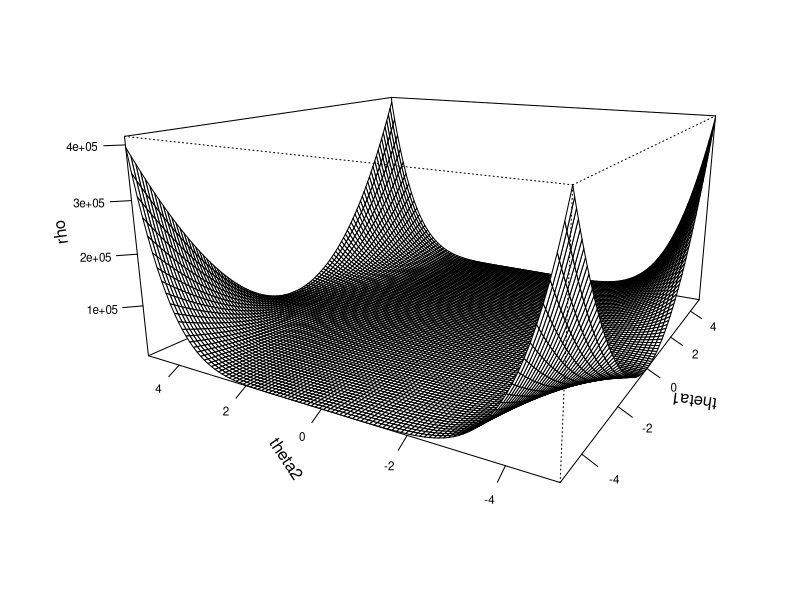

Reproduce this figure in R.
## ---- chunk 1
library(knitr)
knitr::opts_chunk$set(
  echo = TRUE,
  warning = FALSE,
  tidy = "styler"
)
## ---- chunk 2
rho <- function(theta1, theta2) {
  (1.5-theta1+theta1*theta2)^2 + (2.25 - theta1 + theta1*theta2^2)^2 + (2.625 - theta1 + theta1*theta2^3)^2
}
theta1 <- seq(-5,5,length=100)
theta2 <- seq(-5,5,length=100)
Rho <- outer(theta1,theta2,"rho")
persp(
  x = theta1, y = theta2, z = Rho,
  theta = 300, phi = 15, expand = 0.5,
  xlab = "theta1", ylab = "theta2", zlab = "rho",
  ticktype = "detailed", cex.axis = 0.7, tck = 0.7
)
## ---- chunk 3
#' Compute the weighted least-squares estimate of a polynomial-of-best-fit.
#'
#' @param y A numeric response vector of length `N`.
#' @param x A numeric covariate vector of length `N`.
#' @param wt A vector of nonnegative weights of length `N`.
#' @param p An integer specifying the degree of the polynomial to fit.
#'   See Details.
#'
#' @return A vector of length `p+1` specifying the coefficients of the
#'   polynomial-of-best-fit.  See Details.
#'
#' @details Let
#'   ```
#'   poly_p(x, theta) = theta[1] + theta[2] * x + theta[3] * x^2
#'                      + ...
#'                      + theta[p+1] * x^p.
#'   ```
#'   denote a p-degree polynomial in `x`.  Then the polynomial-of-best-fit is
#'   that for which `theta` is the solution to the minimization problem
#'   ```
#'   theta_hat = argmin_theta sum( wt * (y - poly_p(x, theta))^2 ).
#'   ```
#'   This has a closed-form solution which is discussed in STAT 331.  That is,
#'   let `X` denote the `N x (p+1)` matrix with columns `X[,i] = x^(i-1)`.  So
#'   `X[,1]` is a column of ones, `X[,2] = x`, etc.  Let `W = diag(wt)`, i.e., a
#'   diagonal matrix with the elements of `wt` on the diagonal.  Then the
#'   solution to the minimization problem above is
#'   ```
#'   theta_hat = (X^T W X)^{-1} (X^T W y).
#'   ```
#'   This can be computed very efficiently using [stats::lm.wfit()], the low-
#'   level function underlying the [stats::lm()] function in R.
getTheta <- function(y, x, wt, p) {
  # construct matrix X = [1, x, x^2, ..., x^p]
  N <- length(x)
  X <- matrix(1, nrow = N, ncol = p+1)
  for(i in 1:p) {
    X[, i+1] <- X[,i] * x
  }
  # compute WLS solution
  fit <- stats::lm.wfit(x = X, y = y, w = wt)
  # return fitted coefficients with names removed
  setNames(fit$coefficients, NULL) 
}
